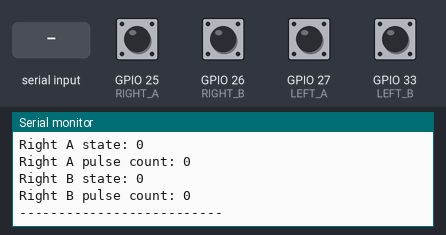
The sketch below on a simulated ESP32. On the bench: the last lines printed to the serial monitor. Inputs (shaded band) come from the test bench; at power-on: GPIO 25 (RIGHT_A), GPIO 26 (RIGHT_B), GPIO 27 (LEFT_A), GPIO 33 (LEFT_B) LOW.

Above: at 3.2 s.
3.3 s: "z\n" received over Serial
At 4.5 s:
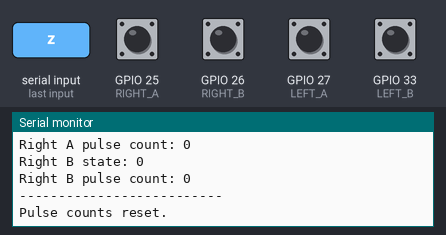
4.8 s: "1\n" received over Serial
At 5.6 s:
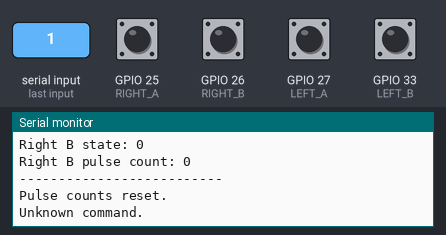
6.3 s: GPIO 25 (RIGHT_A) pulled HIGH for 0.15 s
At 6.8 s:
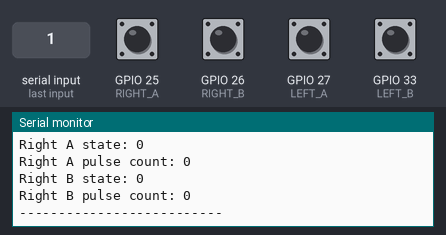
7.9 s: GPIO 26 (RIGHT_B) pulled HIGH for 0.15 s
9.5 s: GPIO 27 (LEFT_A) pulled HIGH for 0.15 s
At 10.6 s:
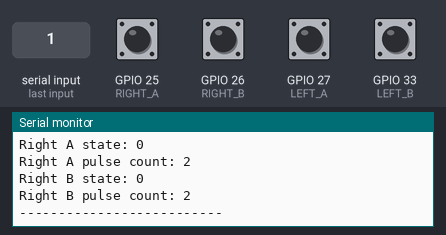

Measured:
- after the input at 3.3 s, the serial monitor: prints a new line at once (image 1)
- after the input at 4.8 s, the serial monitor: prints a new line at once (image 2)

The sketch:

01_encoder_diagnostic.ino
```cpp
// 01_encoder_diagnostic.ino
// Adafruit ESP32 Feather HUZZAH
// Serial Monitor: 115200 baud
//
// Purpose:
// Check whether encoder signal pins change when wheels are rotated by hand.
// This test does not run the motors.
//
// Serial commands:
// z = reset pulse counts

const int LEFT_A  = 27;
const int LEFT_B  = 33;
const int RIGHT_A = 25;
const int RIGHT_B = 26;

volatile unsigned long leftAChanges  = 0;
volatile unsigned long leftBChanges  = 0;
volatile unsigned long rightAChanges = 0;
volatile unsigned long rightBChanges = 0;

unsigned long lastPrintTime = 0;
const unsigned long PRINT_INTERVAL = 3000;

void IRAM_ATTR onLeftA()
{
  leftAChanges++;
}

void IRAM_ATTR onLeftB()
{
  leftBChanges++;
}

void IRAM_ATTR onRightA()
{
  rightAChanges++;
}

void IRAM_ATTR onRightB()
{
  rightBChanges++;
}

void resetPulseCounts()
{
  noInterrupts();
  leftAChanges = 0;
  leftBChanges = 0;
  rightAChanges = 0;
  rightBChanges = 0;
  interrupts();

  Serial.println();
  Serial.println("Pulse counts reset.");
  Serial.println();
}

void printEncoderStatus()
{
  noInterrupts();
  unsigned long left_A = leftAChanges;
  unsigned long left_B = leftBChanges;
  unsigned long right_A = rightAChanges;
  unsigned long right_B = rightBChanges;
  interrupts();

  Serial.println();
  Serial.println("----- Encoder status -----");

  Serial.print("Left A state: ");
  Serial.println(digitalRead(LEFT_A));
  Serial.print("Left A pulse count: ");
  Serial.println(left_A);

  Serial.print("Left B state: ");
  Serial.println(digitalRead(LEFT_B));
  Serial.print("Left B pulse count: ");
  Serial.println(left_B);

  Serial.print("Right A state: ");
  Serial.println(digitalRead(RIGHT_A));
  Serial.print("Right A pulse count: ");
  Serial.println(right_A);

  Serial.print("Right B state: ");
  Serial.println(digitalRead(RIGHT_B));
  Serial.print("Right B pulse count: ");
  Serial.println(right_B);

  Serial.println("--------------------------");
}

void setup()
{
  Serial.begin(115200);
  delay(2000);

  pinMode(LEFT_A, INPUT);
  pinMode(LEFT_B, INPUT);
  pinMode(RIGHT_A, INPUT);
  pinMode(RIGHT_B, INPUT);

  attachInterrupt(digitalPinToInterrupt(LEFT_A), onLeftA, CHANGE);
  attachInterrupt(digitalPinToInterrupt(LEFT_B), onLeftB, CHANGE);
  attachInterrupt(digitalPinToInterrupt(RIGHT_A), onRightA, CHANGE);
  attachInterrupt(digitalPinToInterrupt(RIGHT_B), onRightB, CHANGE);

  Serial.println();
  Serial.println("=== ENCODER DIAGNOSTIC TEST ===");
  Serial.println("Rotate wheels by hand.");
  Serial.println("Command: z = reset pulse counts");
  Serial.println();
}

void loop()
{
  if (Serial.available())
  {
    String command = Serial.readStringUntil('\n');
    command.trim();

    if (command == "z")
    {
      resetPulseCounts();
    }
    else
    {
      Serial.println("Unknown command.");
    }
  }

  if (millis() - lastPrintTime >= PRINT_INTERVAL)
  {
    lastPrintTime = millis();
    printEncoderStatus();
  }
}
```
